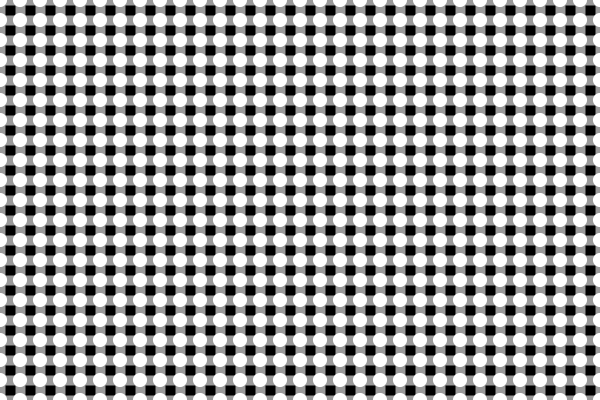
Frame 1 (no input)
Frame 60 (the mouse pressed at the canvas centre just before this capture): identical to frame 1, image omitted
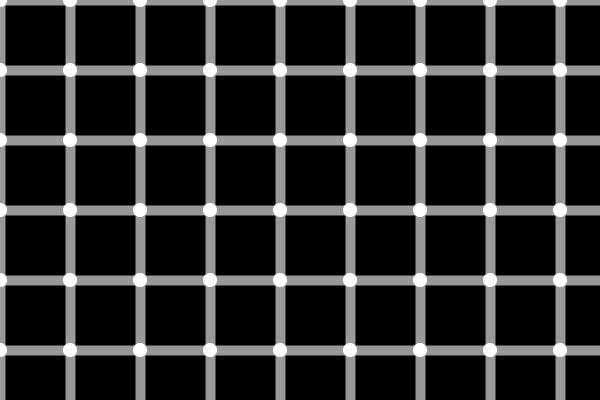
Frame 120 (the mouse held since frame 60 and released just before this capture)

The Processing sketch that drew these frames (run headless with seeded random() and noise(); from frame 60 on, the mouse is pressed at the canvas centre):

// Processing sketch: kreskiKropki
// ── kreskiKropki.pde
int stripe;
float d;
float space;
float m, n;
float maxScale;

void setup(){
  size(600, 400);
  //fullScreen();
  
  space = 20;
  stripe = 10;
  d = sqrt(2) * stripe;
  maxScale = 100f;
}

void draw(){
  background(0);
  
  if(mouseX != 0)
    space = 20 + mouseX * maxScale / width;
  n = height / space + 1;
  m = width / space + 1;
  
  stroke(153);
  strokeWeight(stripe);
  
  for(int y = 0; y < n; y++){
    float Y = y * space;
    line(0, Y, width, Y);
  } 
  for(int x = 0; x < m; x++){
    float X = x * space;
    line(X, 0, X, height);
  }
  for(int i = 0; i < m; i++){
    for(int j = 0; j < n; j++){
      noStroke();
      fill(255);
      ellipse(i*space, j*space, d, d);
    }
  }
}
